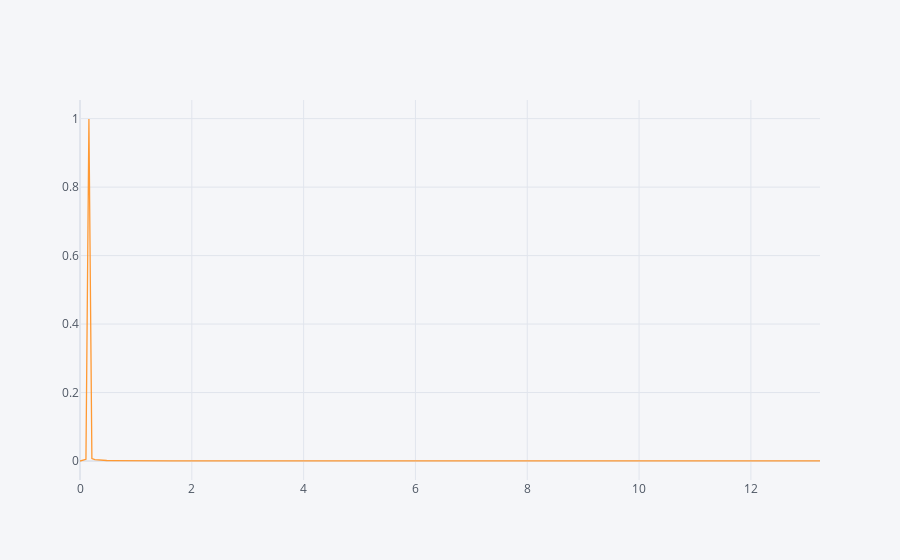

Notebook cell for this chart:
### Code cell
my_fft(b,t).iplot()

### Figure 1 — Plotly figure (JSON) as saved in the notebook; plotly's stock layout.template omitted (floating-point values rounded to 4 significant figures; data arrays with more than 128 entries replaced by an {"elided": "..."} marker saying what was removed)
{"data": [{"line": {"color": "rgba(255, 153, 51, 1.0)", "dash": "solid", "shape": "linear", "width": 1.3}, "mode": "lines", "name": "None", "text": "", "type": "scatter", "x": {"elided": "250 float values"}, "y": {"elided": "250 float values"}}], "layout": {"legend": {"bgcolor": "#F5F6F9", "font": {"color": "#4D5663"}}, "paper_bgcolor": "#F5F6F9", "plot_bgcolor": "#F5F6F9", "title": {"font": {"color": "#4D5663"}}, "xaxis": {"gridcolor": "#E1E5ED", "showgrid": true, "tickfont": {"color": "#4D5663"}, "title": {"font": {"color": "#4D5663"}, "text": ""}, "zerolinecolor": "#E1E5ED"}, "yaxis": {"gridcolor": "#E1E5ED", "showgrid": true, "tickfont": {"color": "#4D5663"}, "title": {"font": {"color": "#4D5663"}, "text": ""}, "zerolinecolor": "#E1E5ED"}}}
